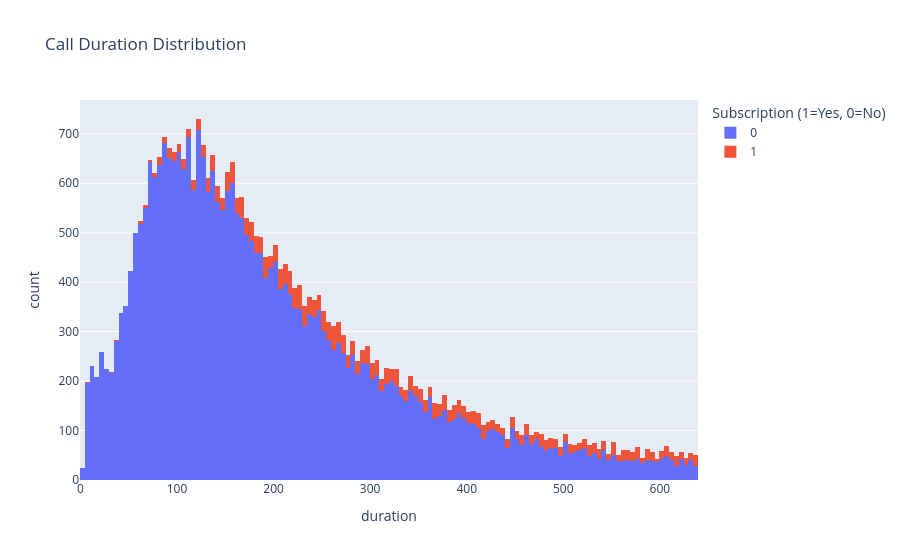

The cell this chart's notebook holds for it:
### Code cell
# Histogram – Call Duration Distribution
fig = px.histogram(df, x='duration', color='y', title='Call Duration Distribution', labels={'y': 'Subscription (1=Yes, 0=No)'})
fig.show()

### Figure 1 — Plotly figure (JSON) as saved in the notebook; plotly's stock layout.template omitted (floating-point values rounded to 4 significant figures; data arrays with more than 128 entries replaced by an {"elided": "..."} marker saying what was removed)
{"data": [{"bingroup": "x", "hovertemplate": "Subscription (1=Yes, 0=No)=0<br>duration=%{x}<br>count=%{y}<extra></extra>", "legendgroup": "0", "marker": {"color": "#636efa", "pattern": {"shape": ""}}, "name": "0", "orientation": "v", "showlegend": true, "x": {"elided": "31741 int values"}, "xaxis": "x", "yaxis": "y", "type": "histogram"}, {"bingroup": "x", "hovertemplate": "Subscription (1=Yes, 0=No)=1<br>duration=%{x}<br>count=%{y}<extra></extra>", "legendgroup": "1", "marker": {"color": "#EF553B", "pattern": {"shape": ""}}, "name": "1", "orientation": "v", "showlegend": true, "x": {"elided": "2873 int values"}, "xaxis": "x", "yaxis": "y", "type": "histogram"}], "layout": {"xaxis": {"anchor": "y", "domain": [0, 1], "title": {"text": "duration"}}, "yaxis": {"anchor": "x", "domain": [0, 1], "title": {"text": "count"}}, "legend": {"title": {"text": "Subscription (1=Yes, 0=No)"}, "tracegroupgap": 0}, "title": {"text": "Call Duration Distribution"}, "barmode": "relative"}}
